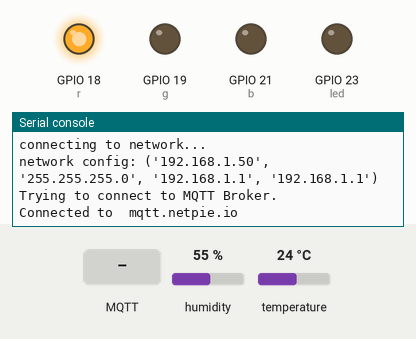
This program was run on a simulated ESP32 board running MicroPython. On the bench: output pins drawn as LEDs (lit = HIGH), the last lines printed to the serial console. The test bench sets the inputs (shaded band); at power-on: humidity 55 %, temperature 24 °C. WiFi joins after 1.5 s; no MQTT or app messages arrive unless stated.

Above: at 2.8 s.
2.9 s: MQTT message "@msg/led" arrives on the first subscribed topic
At 3.6 s:
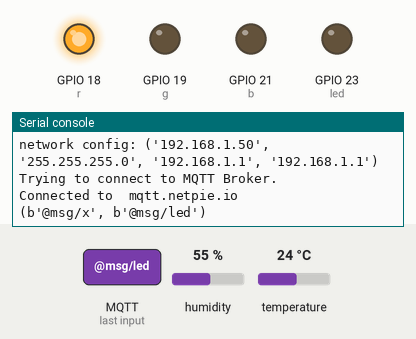
4.6 s: MQTT message "ledon" arrives on the first subscribed topic
At 5.6 s:
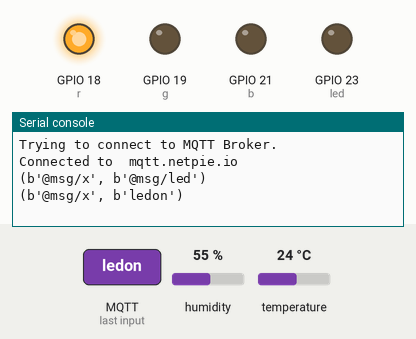
6.1 s: MQTT message "ledoff" arrives on the first subscribed topic
At 6.8 s:
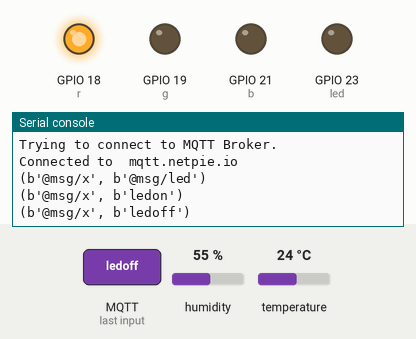

The program:

LAB04_EX02_ESP32.py
```python
from machine import Pin, PWM, Timer
from utime import sleep_ms
from umqtt.simple import MQTTClient
import network
import dht

r = PWM(Pin(18),duty=0)
g = PWM(Pin(19),duty=0)
b = PWM(Pin(21),duty=0)

r.duty(1023) #ทำให้หลอดติดสีแดงในตอนแรก
g.duty(0)
b.duty(0)

dht22 = dht.DHT22(Pin(14))
led = Pin(23,Pin.OUT)

wifi_ssid = "ECS_4G_01"
wifi_pwd = "1111100000"

MQTT_BROKER = "mqtt.netpie.io"
MQTT_CLIENT = "94158fb0-7acc-48d5-a3a6-399180f4746d" # Client ID
MQTT_USER = "ByiMqAVSXVs1bFrYhkCAr3GrBm9GC8mH" # Token
MQTT_PWD = "GWJjLpcQFJT_BgBConxwwAUBpy72e!Dv" # Secret


def update_humi_temp(event):
    global client
    dht22.measure()
    publish_str = "Temp: " + str(dht22.temperature()) + "°C, Humi: " + str(dht22.humidity()) + "%"
    #print(publish_str)     #"24.0,40.0"
    client.publish("@msg/t_h",'{:.1f}'.format(dht22.temperature()) + ',' + '{:.1f}'.format(dht22.humidity()))

def wifi_connect():
    wlan = network.WLAN(network.STA_IF)
    wlan.active(True)
    if not wlan.isconnected():
        print('connecting to network...')
        wlan.connect(wifi_ssid, wifi_pwd)
        while not wlan.isconnected():
            pass
    print('network config:', wlan.ifconfig())

def sub_callback(topic, msg):
    print((topic, msg))

    if topic == b'@msg/led':
        if msg == b'ledon':
            led.on()
        elif msg == b'ledoff':
            led.off()

    if topic == b'@msg/color':
        if msg == b'red':
            r.duty(1023)
            g.duty(0)
            b.duty(0)
        elif msg == b'green':
            r.duty(0)
            g.duty(1023)
            b.duty(0)
        elif msg == b'blue':
            r.duty(0)
            g.duty(0)
            b.duty(1023)

def init_client():
    global client
    print("Trying to connect to MQTT Broker.")
    try:
        client = MQTTClient(MQTT_CLIENT, MQTT_BROKER, port=1883, user=MQTT_USER,password=MQTT_PWD)
        client.connect()
        print("Connected to ",MQTT_BROKER)
        topic_sub = b'@msg/#'
        client.set_callback(sub_callback)
        client.subscribe(topic_sub)
    except:
        print("Trouble to init mqtt.")

wifi_connect()  # connect to WiFi network
init_client()

dht_timer = Timer(1)
dht_timer.init(period=2000, mode=Timer.PERIODIC, callback=update_humi_temp)

while True:
    client.check_msg()
    sleep_ms(500)
```

Measured:
- after the input at 2.9 s, the serial console: prints a new line after 0.26 s (image 1)
- after the input at 4.6 s, the serial console: prints a new line after 0.08 s (image 2)
- after the input at 6.1 s, the serial console: prints a new line after 0.08 s (image 3)
